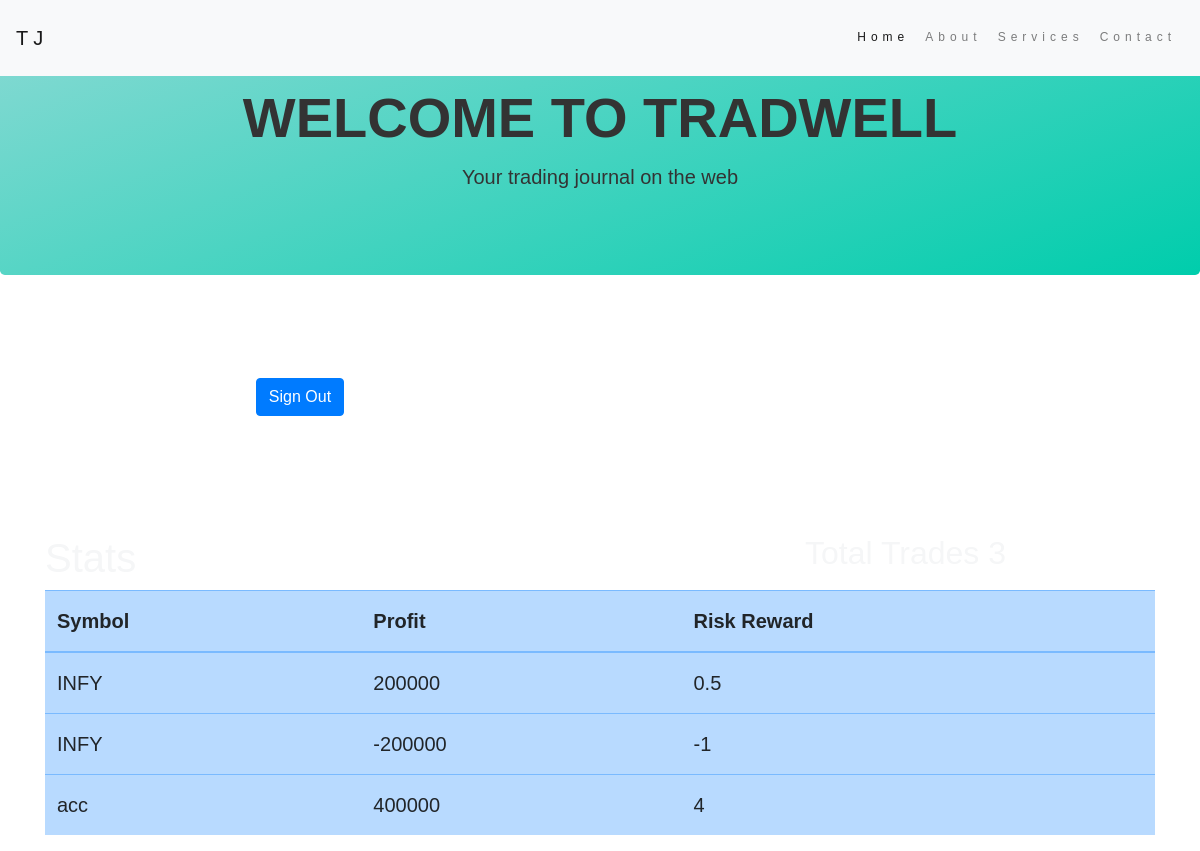
The page /stats (signed in) on the database its author committed.
### tables this page shows
CREATE TABLE "entries" (
	"entry_id"	INTEGER,
	"phonenumber"	INTEGER NOT NULL,
	"symbol"	TEXT NOT NULL,
	"date"	TEXT NOT NULL,	
	"quantity"	INTEGER NOT NULL,
	"notes"	TEXT,
	"SL"	INTEGER,
	"oprice"	INTEGER,
	"cprice"	INTEGER,
	"profit"	INTEGER,
	"rr" INTEGER,
	PRIMARY KEY("entry_id"),
	FOREIGN KEY("phonenumber") REFERENCES "users"("phonenumber")
);

### app.py (the view)
@app.route('/stats')
def stats():
    numtrades = 0
    db = get_db()
    phonenumber = session['phonenumber']
    cur = db.execute('select symbol, profit,rr from entries where phonenumber = ?', [phonenumber])
    pnl =dict(result=[dict(r) for r in cur.fetchall()])
    numtrades = db.execute('select COUNT() from entries where phonenumber= ?',[phonenumber]).fetchone()[0]
    for pl in pnl['result']:
        print(pl)
    return render_template('stats.html', pnl=pnl, numtrades=numtrades, logged_in=True)

### app.py (called while the page is built)
def connect_db():
    conn = sqlite3.connect(app.config['DATABASE']);
    conn.row_factory = sqlite3.Row
    return conn

def get_db():
    if not hasattr(g, 'sqlite_db'):
        g.sqlite_db = connect_db()
    return g.sqlite_db

### templates/stats.html
{%include 'home.html'%}
<div class="container mt-5">
  <div class ="row">
    <div class="col-lg-8">
      <h1>Stats</h1>
    </div>
    <div class="col-lg-4">
      <h2>Total Trades {{ numtrades }}</h2>
    </div>
  </div>
  <div class="table-responsive">
    <table class="table table-primary">
      <thead>
        <tr>
          <th scope="col">Symbol</th>
          <th scope="col">Profit</th>
          <th scope="col">Risk Reward</th>
        </tr>
      </thead>
      <tbody>
        {% for pl in pnl['result'] %}
            <tr>
              <td>{{pl['symbol'] }}</td>
              <td>{{pl['profit'] }}</td>
              <td>{{pl['rr'] }}</td>
          </tr>
        {% endfor %}
      </tbody>
    </table>
  </div>
</div>

### static/css/style.css (style rules this page uses)
body { font: 20px Montserrat, sans-serif; line-height: 1.8; color: #f5f6f7; }

### rows shown on the page
entries: symbol "INFY", profit "200000", rr "0.5"
entries: symbol "INFY", profit "-200000", rr "-1"
entries: symbol "acc", profit "400000", rr "4"
